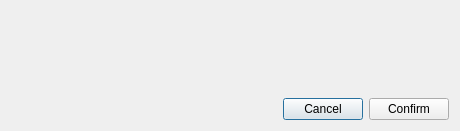
<?xml version="1.0" encoding="UTF-8"?>
<ui version="4.0">
 <class>GeneralLineEditDialog</class>
 <widget class="QDialog" name="GeneralLineEditDialog">
  <property name="geometry">
   <rect>
    <x>0</x>
    <y>0</y>
    <width>460</width>
    <height>131</height>
   </rect>
  </property>
  <property name="windowTitle">
   <string/>
  </property>
  
  <layout class="QVBoxLayout" name="mainLayout">
   <item>
    <widget class="QLabel" name="label_title">
     <property name="text">
      <string/>
     </property>
     <property name="alignment">
      <set>Qt::AlignLeading|Qt::AlignLeft|Qt::AlignVCenter</set>
     </property>
     <property name="margin">
      <number>4</number>
     </property>
    </widget>
   </item>
   <item>
    <layout class="QVBoxLayout" name="verticalLayout"/>
   </item>
   <item>
    <widget class="QLabel" name="label_tip">
     <property name="styleSheet">
      <string notr="true">color:red;</string>
     </property>
     <property name="text">
      <string/>
     </property>
    </widget>
   </item>
   <item>
    <layout class="QHBoxLayout" name="buttonLayout">
     <item>
      <spacer name="horizontalSpacer">
       <property name="orientation">
        <enum>Qt::Horizontal</enum>
       </property>
       <property name="sizeHint" stdset="0">
        <size>
         <width>40</width>
         <height>20</height>
        </size>
       </property>
      </spacer>
     </item>
     <item>
      <widget class="QPushButton" name="btn_cancel">
       <property name="text">
        <string>Cancel</string>
       </property>
      </widget>
     </item>
     <item>
      <widget class="QPushButton" name="btn_done">
       <property name="text">
        <string>Confirm</string>
       </property>
      </widget>
     </item>
    </layout>
   </item>
  </layout>
 </widget>
 <resources/>
 <connections/>
</ui>
